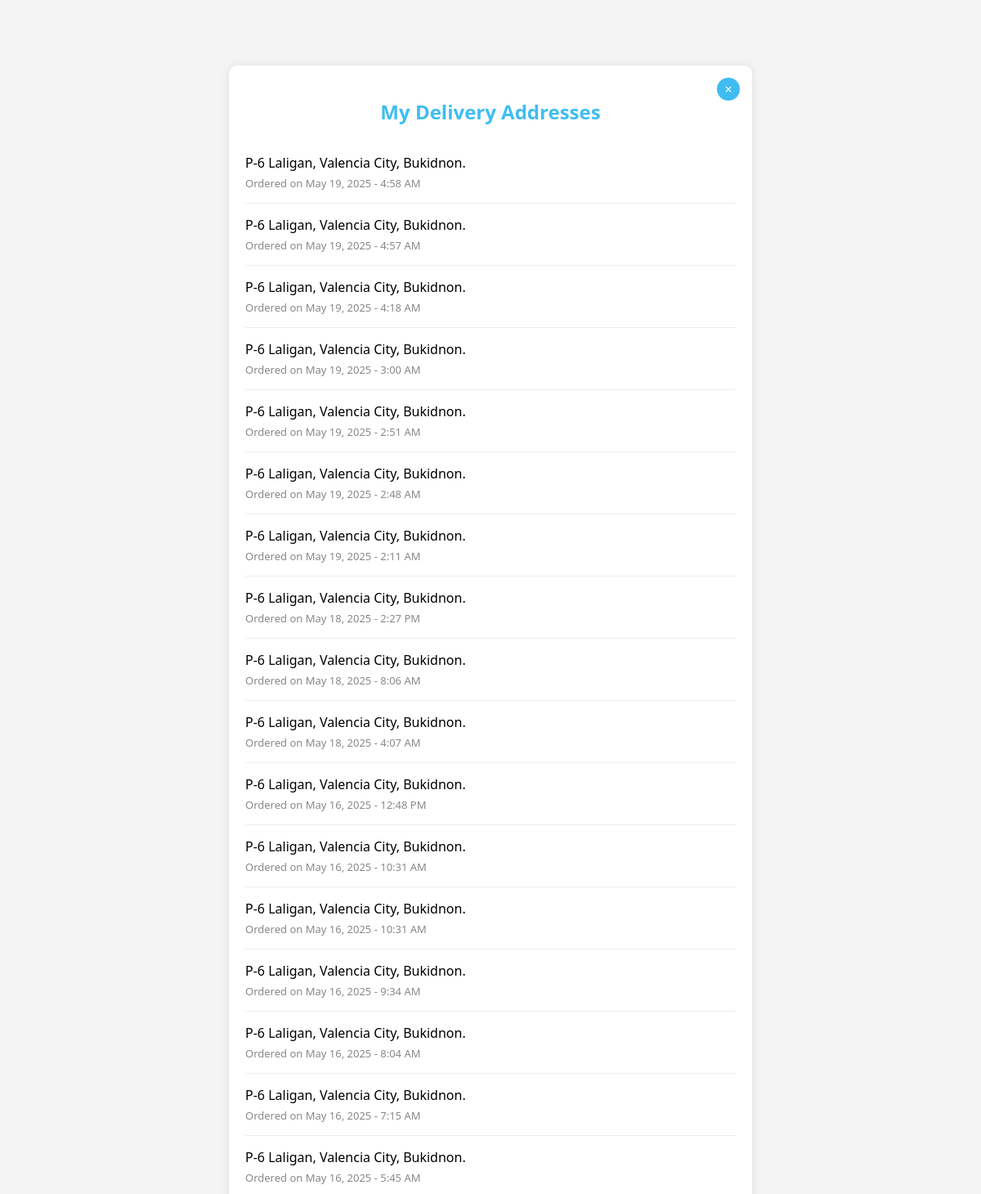
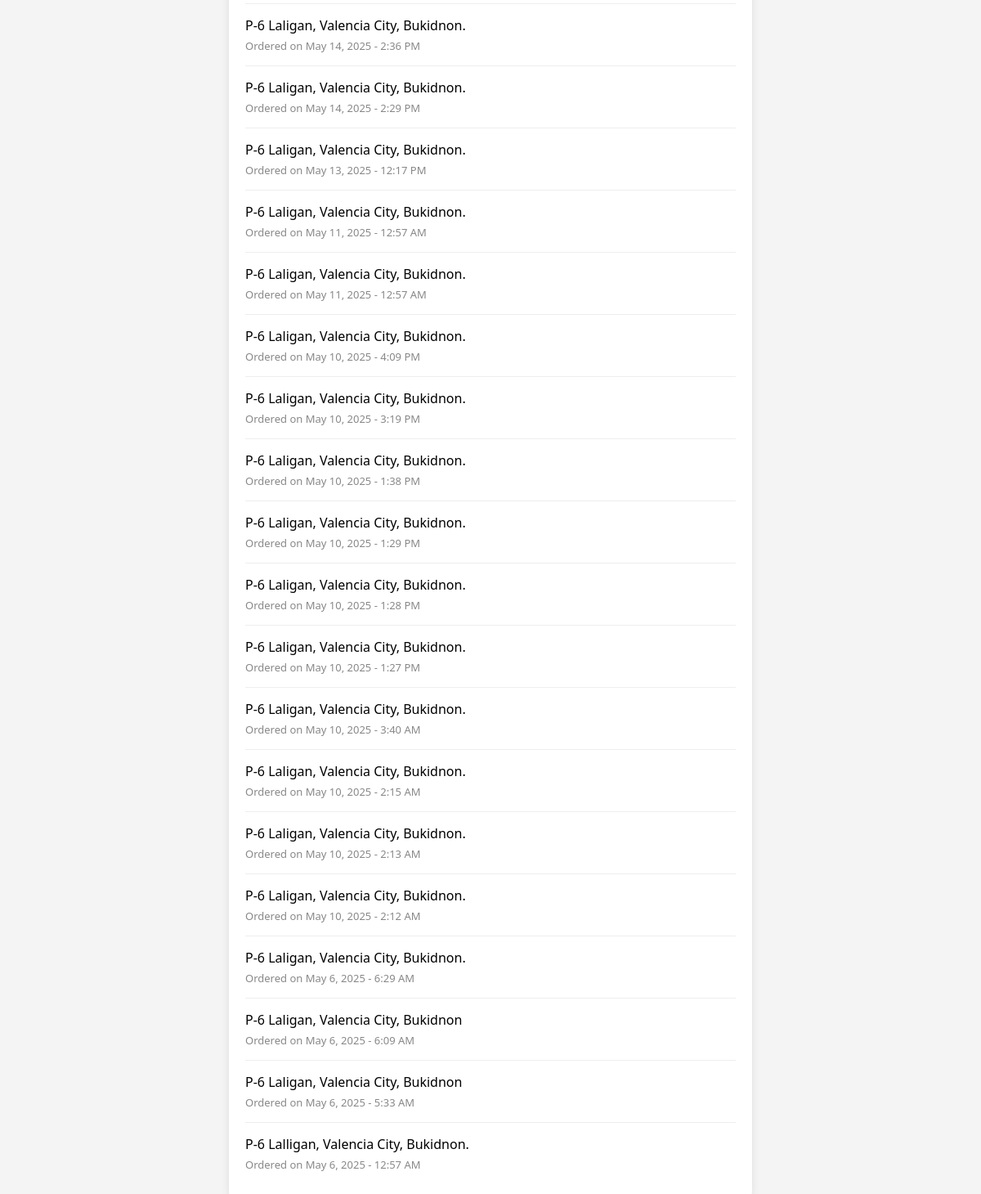
Screenshot of /addresses.php (signed in) with the database file from the repository (2 pictures, top to bottom).
### tables this page shows
CREATE TABLE `orders` (
  `id` int(11) NOT NULL,
  `address` text NOT NULL,
  `contact` varchar(15) NOT NULL,
  `delivery_option` varchar(50) NOT NULL,
  `subtotal` decimal(10,2) NOT NULL,
  `delivery_fee` decimal(10,2) NOT NULL,
  `total` decimal(10,2) NOT NULL,
  `payment_method` varchar(50) NOT NULL,
  `order_time` timestamp NOT NULL DEFAULT current_timestamp(),
  `schedule_date` date DEFAULT NULL,
  `schedule_time` varchar(20) DEFAULT NULL,
  `order_status` varchar(50) DEFAULT 'Order Made',
  `user_id` int(11) DEFAULT NULL,
  `product_id` int(11) DEFAULT NULL
);

### addresses.php (the view, shortened to what this page needs)
<?php
require 'db.php';
$user_id = $_SESSION['user_id'];
$stmt = $conn->prepare("SELECT address, order_time FROM orders WHERE user_id = ? ORDER BY order_time DESC");
$stmt->bind_param("i", $user_id);
$stmt->execute();
$result = $stmt->get_result();
$addresses = [];
while ($row = $result->fetch_assoc()) {
    $addresses[] = $row;
}
?>
<!DOCTYPE html>
<html lang="en">
<head>
</head>
<body>
<div class="address-box">
  <a href="profile.php" class="close-btn">×</a>
  <h2>My Delivery Addresses</h2>
  <?php if (!empty($addresses)): ?>
    <?php foreach ($addresses as $entry): ?>
      <div class="item">
        <?= nl2br(htmlspecialchars($entry['address'])) ?>
        <div class="date">Ordered on <?= date('F j, Y - g:i A', strtotime($entry['order_time'])) ?></div>
      </div>
    <?php endforeach; ?>
  <?php else: ?>
    <p>No addresses found from past orders.</p>
  <?php endif; ?>
</div>
</body>
</html>

### addresses.php (style rules this page uses)
body { font-family: 'Segoe UI', sans-serif; background: #f4f4f4; padding: 30px; margin: 0; }
h2 { text-align: center; color: #3FBDF1; margin-top: 20px; }
.address-box { max-width: 600px; margin: 50px auto; background: white; padding: 20px; border-radius: 10px; box-shadow: 0 0 10px #ddd; position: relative; }
.item { padding: 15px 0; border-bottom: 1px solid #eee; }
.item:last-child { border-bottom: none; }
.date { font-size: 13px; color: #888; margin-top: 5px; }
.close-btn { position: absolute; top: 15px; right: 15px; background: #3FBDF1; color: white; border: none; border-radius: 50%; width: 28px; height: 28px; font-size: 16px; line-height: 28px; text-align: center; cursor: pointer; text-decoration: none; }

### rows the page displays
orders: address "P-6 Laligan, Valencia City, Bukidnon.", order_time "May 19, 2025 - 4:58 AM"
orders: address "P-6 Laligan, Valencia City, Bukidnon.", order_time "May 19, 2025 - 4:57 AM"
orders: address "P-6 Laligan, Valencia City, Bukidnon.", order_time "May 19, 2025 - 4:18 AM"
orders: address "P-6 Laligan, Valencia City, Bukidnon.", order_time "May 19, 2025 - 3:00 AM"
orders: address "P-6 Laligan, Valencia City, Bukidnon.", order_time "May 19, 2025 - 2:51 AM"
orders: address "P-6 Laligan, Valencia City, Bukidnon.", order_time "May 19, 2025 - 2:48 AM"
orders: address "P-6 Laligan, Valencia City, Bukidnon.", order_time "May 19, 2025 - 2:11 AM"
orders: address "P-6 Laligan, Valencia City, Bukidnon.", order_time "May 18, 2025 - 2:27 PM"
orders: address "P-6 Laligan, Valencia City, Bukidnon.", order_time "May 18, 2025 - 8:06 AM"
orders: address "P-6 Laligan, Valencia City, Bukidnon.", order_time "May 18, 2025 - 4:07 AM"
orders: address "P-6 Laligan, Valencia City, Bukidnon.", order_time "May 16, 2025 - 12:48 PM"
orders: address "P-6 Laligan, Valencia City, Bukidnon.", order_time "May 16, 2025 - 10:31 AM"
orders: address "P-6 Laligan, Valencia City, Bukidnon.", order_time "May 16, 2025 - 10:31 AM"
orders: address "P-6 Laligan, Valencia City, Bukidnon.", order_time "May 16, 2025 - 9:34 AM"
orders: address "P-6 Laligan, Valencia City, Bukidnon.", order_time "May 16, 2025 - 8:04 AM"
orders: address "P-6 Laligan, Valencia City, Bukidnon.", order_time "May 16, 2025 - 7:15 AM"
orders: address "P-6 Laligan, Valencia City, Bukidnon.", order_time "May 16, 2025 - 5:45 AM"
orders: address "P-6 Laligan, Valencia City, Bukidnon.", order_time "May 14, 2025 - 2:36 PM"
orders: address "P-6 Laligan, Valencia City, Bukidnon.", order_time "May 14, 2025 - 2:29 PM"
orders: address "P-6 Laligan, Valencia City, Bukidnon.", order_time "May 13, 2025 - 12:17 PM"
orders: address "P-6 Laligan, Valencia City, Bukidnon.", order_time "May 11, 2025 - 12:57 AM"
orders: address "P-6 Laligan, Valencia City, Bukidnon.", order_time "May 11, 2025 - 12:57 AM"
orders: address "P-6 Laligan, Valencia City, Bukidnon.", order_time "May 10, 2025 - 4:09 PM"
orders: address "P-6 Laligan, Valencia City, Bukidnon.", order_time "May 10, 2025 - 3:19 PM"
orders: address "P-6 Laligan, Valencia City, Bukidnon.", order_time "May 10, 2025 - 1:38 PM"
orders: address "P-6 Laligan, Valencia City, Bukidnon.", order_time "May 10, 2025 - 1:29 PM"
orders: address "P-6 Laligan, Valencia City, Bukidnon.", order_time "May 10, 2025 - 1:28 PM"
orders: address "P-6 Laligan, Valencia City, Bukidnon.", order_time "May 10, 2025 - 1:27 PM"
orders: address "P-6 Laligan, Valencia City, Bukidnon.", order_time "May 10, 2025 - 3:40 AM"
orders: address "P-6 Laligan, Valencia City, Bukidnon.", order_time "May 10, 2025 - 2:15 AM"
orders: address "P-6 Laligan, Valencia City, Bukidnon.", order_time "May 10, 2025 - 2:13 AM"
orders: address "P-6 Laligan, Valencia City, Bukidnon.", order_time "May 10, 2025 - 2:12 AM"
orders: address "P-6 Laligan, Valencia City, Bukidnon.", order_time "May 6, 2025 - 6:29 AM"
orders: address "P-6 Laligan, Valencia City, Bukidnon", order_time "May 6, 2025 - 6:09 AM"
orders: address "P-6 Laligan, Valencia City, Bukidnon", order_time "May 6, 2025 - 5:33 AM"
orders: address "P-6 Lalligan, Valencia City, Bukidnon.", order_time "May 6, 2025 - 12:57 AM"
